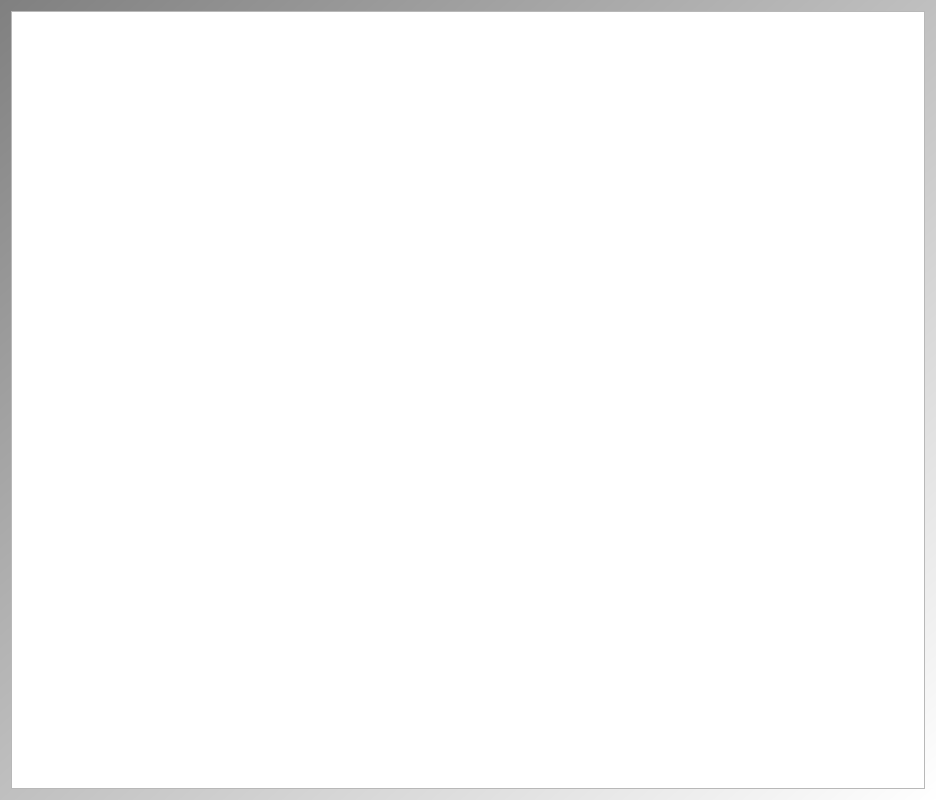
<?xml version="1.0" encoding="UTF-8"?>
<ui version="4.0">
 <class>QtTestQtRoundedEditRectItemCompareDialog</class>
 <widget class="QDialog" name="QtTestQtRoundedEditRectItemCompareDialog">
  <property name="geometry">
   <rect>
    <x>0</x>
    <y>0</y>
    <width>936</width>
    <height>800</height>
   </rect>
  </property>
  <property name="windowTitle">
   <string>TestQtRoundedEditRectItem</string>
  </property>
  <property name="windowIcon">
   <iconset resource="TestQtRoundedEditRectItem.qrc">
    <normaloff>:/images/TestQtRoundedEditRectItemIcon.png</normaloff>:/images/TestQtRoundedEditRectItemIcon.png</iconset>
  </property>
  <property name="styleSheet">
   <string notr="true">QDialog { 
background-color: qlineargradient(x1: 0, y1: 0, x2: 1, y2: 1, stop: 0  #808080, stop: 1 #ffffff);
}
QPushButton { background-color: rgb(255, 255, 255);  }
QPushButton { color: rgb(0,0,0); }</string>
  </property>
  <layout class="QGridLayout" name="gridLayout">
   <item row="0" column="0">
    <widget class="ribi::QtTestQtRoundedEditRectItemWidget" name="view"/>
   </item>
  </layout>
 </widget>
 <customwidgets>
  <customwidget>
   <class>ribi::QtTestQtRoundedEditRectItemWidget</class>
   <extends>QGraphicsView</extends>
   <header>qttestqtroundededitrectitemwidget.h</header>
  </customwidget>
 </customwidgets>
 <resources>
  <include location="TestQtRoundedEditRectItem.qrc"/>
 </resources>
 <connections/>
</ui>
